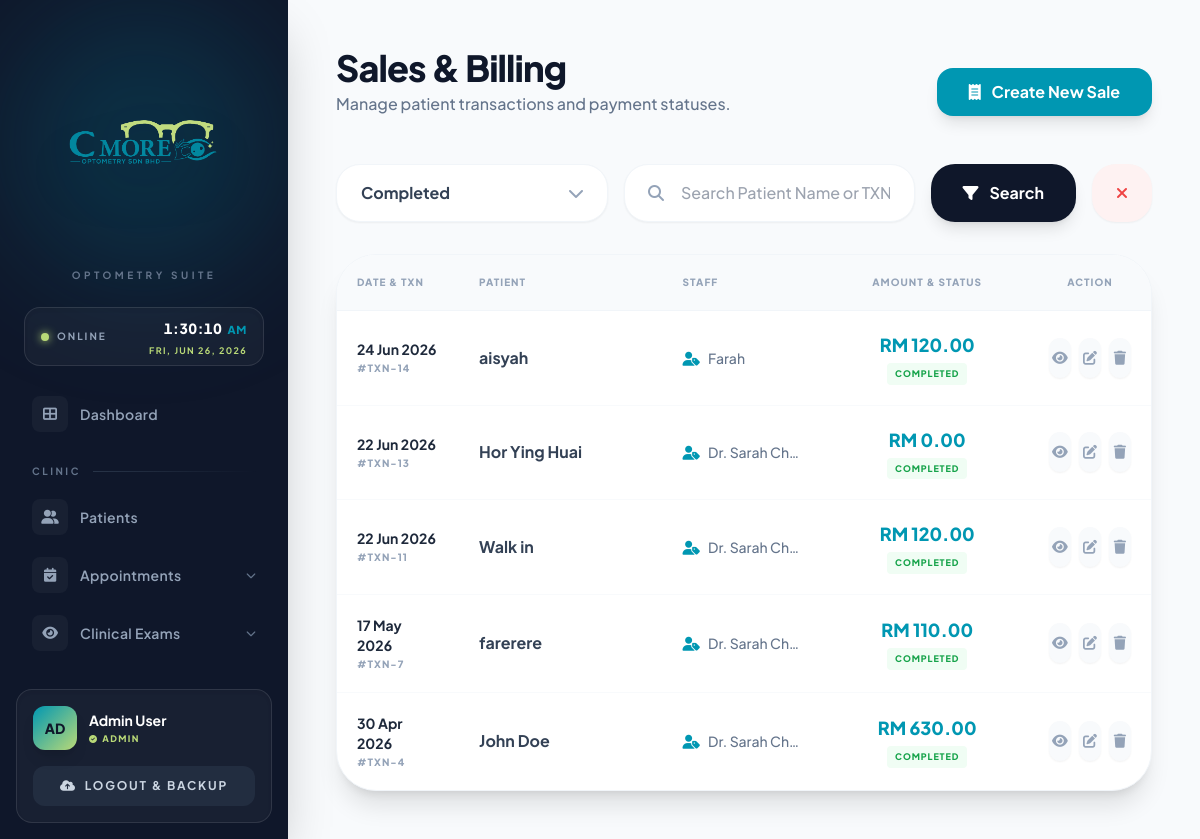
Before: /sales.php?status=Completed (signed in) with the older database file.
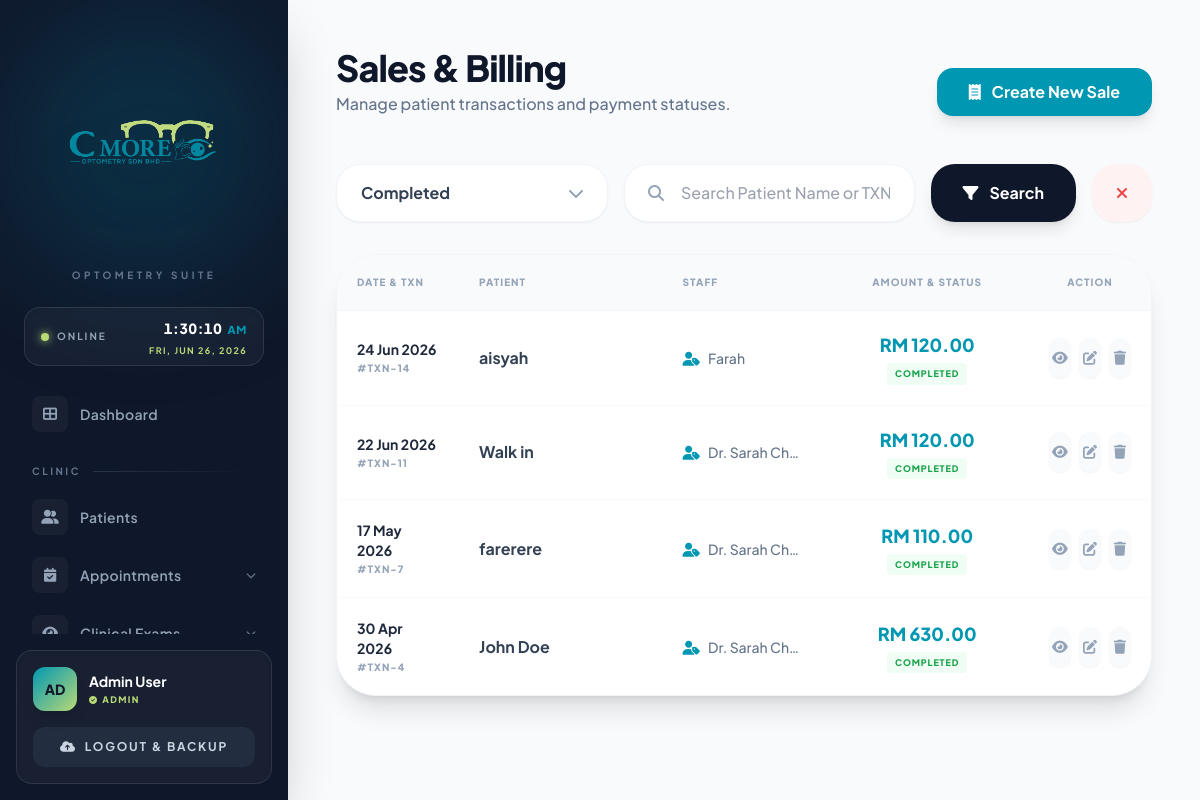
After: the same page with the newer database file.
### tables this page shows
CREATE TABLE `sales` (
  `SALE_ID` int(11) NOT NULL AUTO_INCREMENT,
  `PATIENT_ID` int(11) NOT NULL,
  `STAFF_ID` int(11) NOT NULL,
  `SALE_DATE` datetime DEFAULT current_timestamp(),
  `TOTAL_AMOUNT` decimal(10,2) NOT NULL,
  `PAID_AMOUNT` decimal(10,2) DEFAULT 0.00,
  `PAYMENT_METHOD` enum('Cash','Card','E-wallet','Online Banking') NOT NULL,
  `PAYMENT_STATUS` enum('Pending','Partial','Completed') DEFAULT 'Pending',
  PRIMARY KEY (`SALE_ID`),
  KEY `fk_sales_patient` (`PATIENT_ID`),
  KEY `fk_sales_staff` (`STAFF_ID`),
  CONSTRAINT `fk_sales_patient` FOREIGN KEY (`PATIENT_ID`) REFERENCES `patient` (`PATIENT_ID`) ON DELETE CASCADE,
  CONSTRAINT `fk_sales_staff` FOREIGN KEY (`STAFF_ID`) REFERENCES `user` (`USER_ID`) ON DELETE CASCADE
);

CREATE TABLE `user` (
  `USER_ID` int(11) NOT NULL AUTO_INCREMENT,
  `NAME` varchar(100) NOT NULL,
  `EMAIL` varchar(100) NOT NULL,
  `PASSWORD` varchar(255) NOT NULL,
  `ROLE` varchar(50) NOT NULL,
  `FIRST_LOGIN_OTP` tinyint(1) DEFAULT 1,
  PRIMARY KEY (`USER_ID`),
  UNIQUE KEY `EMAIL` (`EMAIL`)
);

### sales.php (the view, shortened to what the changed rows need)
<?php include('config.php'); ?>
<!DOCTYPE html>
<html lang="en">
<head>
    <script src="https://cdn.tailwindcss.com"></script>
    <link rel="stylesheet" href="https://cdnjs.cloudflare.com/ajax/libs/font-awesome/6.0.0/css/all.min.css">
</head>
<body class="bg-[#f8fafc] flex min-h-screen text-slate-900">
    <?php include('sidebar.php'); ?>
    <main class="flex-1 ml-72 p-12 relative">
        <header class="flex justify-between items-end mb-12">
            <div>
                <h1 class="text-4xl font-extrabold text-slate-900 tracking-tight">Sales & Billing</h1>
            </div>
        </header>
        <div class="bg-white rounded-[2.5rem] border border-slate-100 shadow-xl overflow-hidden">
            <table class="w-full text-left table-fixed">
                <thead class="bg-slate-50 border-b border-slate-100">
                    <tr>
                        <th class="w-[15%] p-5 text-[10px] font-black uppercase tracking-widest text-slate-400">Date & TXN</th>
                        <th class="w-[25%] p-5 text-[10px] font-black uppercase tracking-widest text-slate-400">Patient</th>
                        <th class="w-[20%] p-5 text-[10px] font-black uppercase tracking-widest text-slate-400">Staff</th>
                        <th class="w-[25%] p-5 text-[10px] font-black uppercase tracking-widest text-slate-400 text-center">Amount & Status</th>
                        <th class="w-[15%] p-5 text-center text-[10px] font-black uppercase tracking-widest text-slate-400">Action</th>
                    </tr>
                </thead>
                <tbody class="divide-y divide-slate-50">
                    <?php
                    $where_clauses = [];
                    if (!empty($_GET['status'])) {
                        $status = mysqli_real_escape_string($conn, $_GET['status']);
                        $where_clauses[] = "s.PAYMENT_STATUS = '$status'";
                    }
                    $where_sql = count($where_clauses) > 0 ? "WHERE " . implode(" AND ", $where_clauses) : "";
                    $sql = "SELECT s.*, COALESCE(p.NAME, 'Walk-in Customer') as PATIENT_NAME, u.NAME as STAFF_NAME
                            FROM SALES s
                            LEFT JOIN PATIENT p ON s.PATIENT_ID = p.PATIENT_ID
                            LEFT JOIN USER u ON s.STAFF_ID = u.USER_ID
                            $where_sql
                            ORDER BY s.SALE_DATE DESC";
                    $res = mysqli_query($conn, $sql);
                    if(mysqli_num_rows($res) > 0):
                        while($row = mysqli_fetch_assoc($res)):
                            $status_color = $row['PAYMENT_STATUS'] == 'Completed' ? 'text-green-600 bg-green-50' :
                                          ($row['PAYMENT_STATUS'] == 'Partial' ? 'text-orange-600 bg-orange-50' : 'text-red-600 bg-red-50');
                    ?>
                    <tr class="hover:bg-slate-50/80 transition-colors group">
                        <td class="p-5">
                            <p class="font-bold text-slate-800 text-sm"><?php echo date('d M Y', strtotime($row['SALE_DATE'])); ?></p>
                            <p class="text-[10px] font-black text-slate-400 uppercase tracking-widest mt-0.5">#TXN-<?php echo $row['SALE_ID']; ?></p>
                        </td>
                        <td class="p-5 font-bold text-slate-700 truncate">
                            <?php
                                echo $row['PATIENT_NAME'];
                            ?>
                        </td>
                        <td class="p-5 text-sm text-slate-500 font-medium truncate"><i class="fa-solid fa-user-tag mr-2 text-[#0097B2]"></i><?php echo $row['STAFF_NAME']; ?></td>
                        <td class="p-5 text-center">
                            <p class="font-black text-[#0097B2] text-lg">RM <?php echo number_format($row['TOTAL_AMOUNT'], 2); ?></p>
                            <span class="inline-block px-2 py-1 mt-1 rounded text-[9px] font-black uppercase tracking-widest <?php echo $status_color; ?>">
                                <?php echo $row['PAYMENT_STATUS']; ?>
                            </span>
                        </td>
                        <td class="p-5 text-center">
                            <div class="flex items-center justify-center gap-2">
                                <a href="sales_view.php?id=<?php echo $row['SALE_ID']; ?>" class="inline-flex items-center justify-center w-10 h-10 rounded-xl bg-slate-50 text-slate-400 hover:bg-[#0097B2] hover:text-white transition shadow-sm" title="View">
                                    <i class="fa-solid fa-eye text-sm"></i>
                                </a>
                                <a href="sales_view.php?id=<?php echo $row['SALE_ID']; ?>&edit=1" class="inline-flex items-center justify-center w-10 h-10 rounded-xl bg-slate-50 text-slate-400 hover:bg-blue-500 hover:text-white transition shadow-sm" title="Edit">
                                    <i class="fa-solid fa-edit text-sm"></i>
                                </a>
                                <?php if($_SESSION['ROLE'] === 'Optometrist' || $_SESSION['ROLE'] === 'Admin'): ?>
                                    <button onclick="deleteSale(<?php echo $row['SALE_ID']; ?>, '<?php echo htmlspecialchars($row['PATIENT_NAME']); ?>')" class="inline-flex items-center justify-center w-10 h-10 rounded-xl bg-slate-50 text-slate-400 hover:bg-red-500 hover:text-white transition shadow-sm" title="Delete">
                                        <i class="fa-solid fa-trash text-sm"></i>
                                    </button>
                                <?php endif; ?>
                            </div>
                        </td>
                    </tr>
                    <?php endwhile; else: ?>
                    <tr><td colspan="5" class="p-12 text-center italic text-slate-400 font-bold">No sales transactions found matching your search.</td></tr>
                    <?php endif; ?>
                </tbody>
            </table>
        </div>
    </main>
</body>
</html>

Changed rows visible on the page:
removed sales: SALE_DATE "22 Jun 2026", SALE_ID "13", PATIENT_NAME "Hor Ying Huai", STAFF_ID.NAME "Dr. Sarah Chen", TOTAL_AMOUNT "0.00", PAYMENT_STATUS "COMPLETED"
